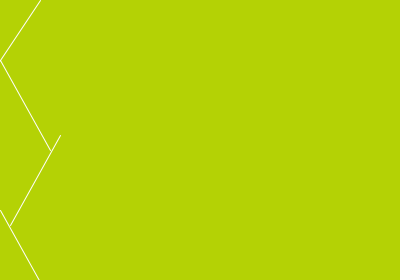
Frame 1 (no input)
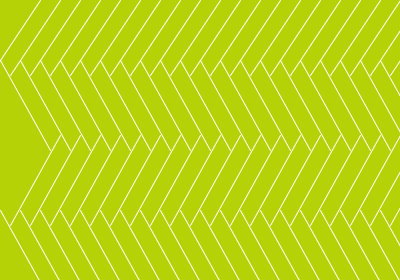
Frame 60 (the mouse pressed at the canvas centre just before this capture)
Frame 120 (the mouse held since frame 60 and released just before this capture): identical to frame 60, image omitted

The Processing sketch that drew these frames (run headless with seeded random() and noise(); from frame 60 on, the mouse is pressed at the canvas centre):

// Processing sketch: processing_74331
// ── processing_74331.pde

int counter;

int x = 0;
int y = 75;

void setup(){
  size(400, 280);
background(180, 210, 5);
stroke(255);
}

void draw(){
  line(x -10, y, x +40, y -75);

x = x+10;
y = y+0;
line(x -10, y -15, x +40, y +75);

x = x+10;
y = y+0;
line(x -10, y +150, x +40, y +60);
line(x -20, y +135, x +30, y +225);
}
